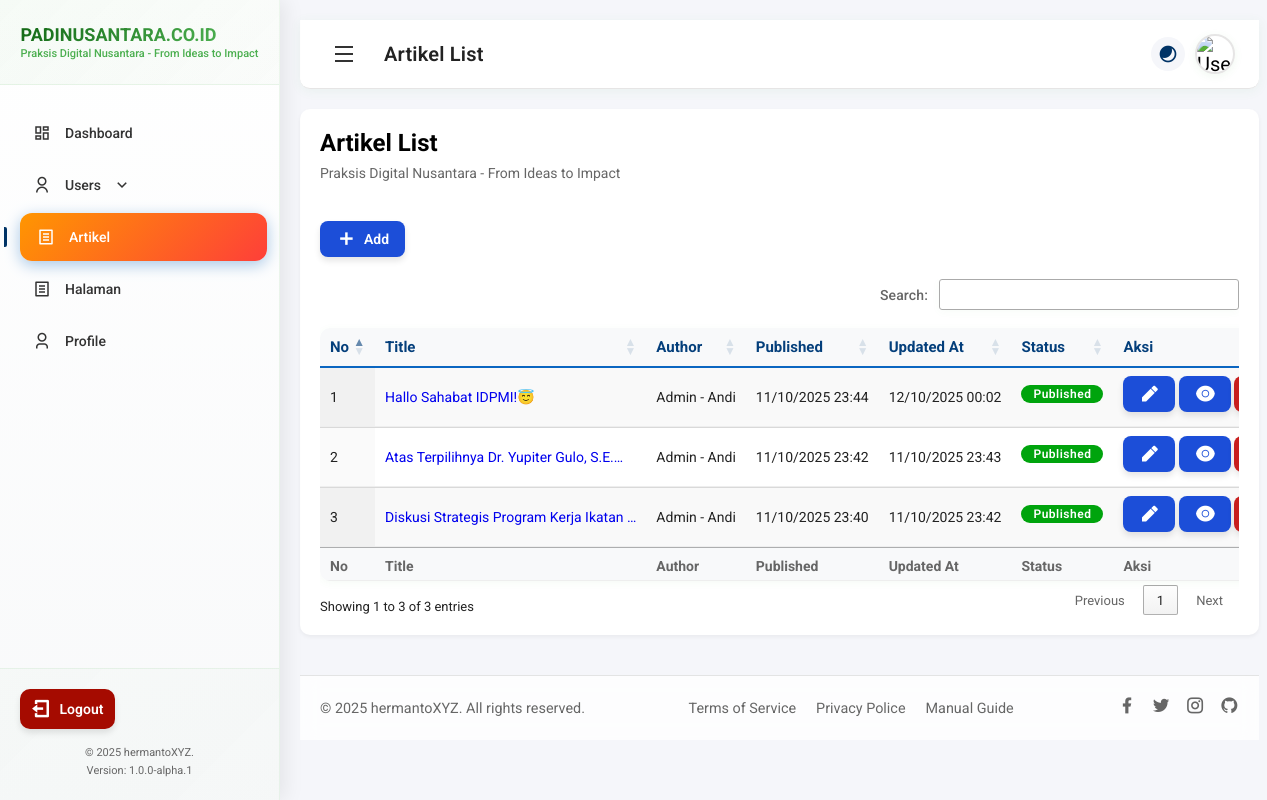
/dashboard/article/ (signed in), run on an earlier commit of the app's database.
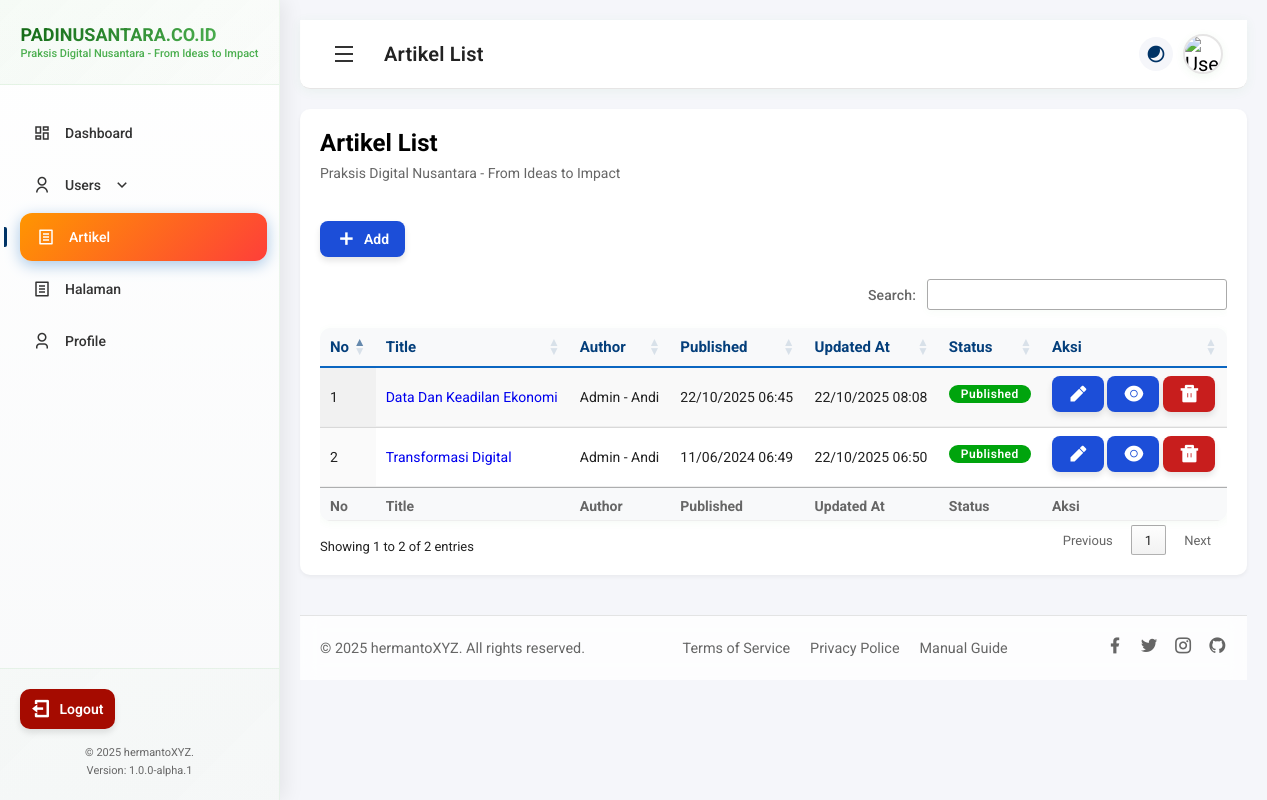
And on a later commit of the database.
### app/models.py (models this page shows, shortened)
class Article(models.Model):
    STATUS_CHOICES = (
        ('draft', 'Draft'),
        ('published', 'Published'),
        ('archived', 'Archived'),
    )
    id = models.UUIDField(primary_key=True, default=uuid.uuid4, editable=False)
    title = models.CharField(max_length=200)
    slug = models.SlugField(max_length=200, unique=True, blank=True)
    author = models.ForeignKey(User, on_delete=models.SET_NULL, null=True, related_name='articles')
    category = models.ForeignKey(Category, on_delete=models.SET_NULL, null=True, related_name='articles')
    content = models.TextField()
    status = models.CharField(max_length=10, choices=STATUS_CHOICES, default='draft')
    featured_image = models.ImageField(upload_to=rename_featured_image, blank=True, null=True)
    views_count = models.PositiveIntegerField(default=0)
    created_at = models.DateTimeField(default=timezone.now)
    updated_at = models.DateTimeField(auto_now=True)
    class Meta:
        ordering = ['-created_at']

### app/decorators_admin.py (the view)
    def wrapper(request, *args, **kwargs):
        useradmin = UserAdmin.objects.get(username=request.user)
        request.useradmin = useradmin
        return function(request, *args, **kwargs)

### app/context_processors.py (called while the page is built)
def web_name(request):
    return {
        'baseurl': 'http://127.0.0.1:8000/',
        'web_name': 'Praksis Digital Nusantara - From Ideas to Impact',
        'webname': 'PADINUSANTARA.CO.ID',
        'web_title': 'Praksis Digital Nusantara - Padinusantara.co.id',
        'address': 'Makassar',
        'telp': '0895 124 02404',
        'fax': '(0411) 889464',
        'website': 'http://padinusantara.co.id',
        'email': 'praksisdn@gmail.com',
        'instagram': '@padinusantara',
        'created_by': 'hermantoXYZ',
    }

def versioned_static(request):
    import time
    return {
        'STATIC_VERSION': int(time.time())
    }

### app/views_admin.py (called while the page is built)
@check_useradmin
@admin_required
def article_list(request):
    articles = Article.objects.all()
    context = {
        'articles': articles,
        'title': 'Artikel List',
        'heading': 'Artikel List',
    }
    return render(request, 'admin_managed/article_list.html', context)

### templates/admin_managed/article_list.html (shortened to what this page needs)
{% extends "admin_managed/base.html" %}
{% block content1 %}
<div class="dashboard-content">
	<div class="student-list-container">
		<div class="list-header">
			<div class="list-title">
				<h2>{{ heading }}</h2>
				<p>{{web_name}}</p>
			</div>
		</div>
		<div class="list-filters">
			<div class="table-actions">
				<div class="action-group">
					<a href="{% url 'app:article_create' %}">
						<button class="btn primary small">
							<i class="ri-add-line"></i>
							<span>Add</span>
						</button>
					</a>
				</div>
			</div>
		</div>
		<div class="student-table">
			<table id="layananTable" class="display" style="width:100%">
				<thead>
				<tr>
					<th style="white-space: nowrap;">No</th>
					<th>Title</th>
					<th>Author</th>
					<th>Published</th>
					<th>Updated At</th>
					<th>Status</th>
					<th>Aksi</th>
				</tr>
				</thead>
				<tfoot>
				<tr>
					<th>No</th>
					<th>Title</th>
					<th>Author</th>
					<th>Published</th>
					<th>Updated At</th>
					<th>Status</th>
					<th>Aksi</th>
				</tr>
				</tfoot>
				<tbody>
					{% for article in articles %}
					<tr>
						<td>{{ forloop.counter }}</td>
						<td><a href="{% url 'app:article_edit' article.id %}" target="_blank">{{ article.title|truncatechars:40 }}</a></td>
						<td>{{ article.author|default:"-" }}</td>
						<td>{{ article.created_at|date:"d/m/Y H:i" }}</td>
						<td>{{ article.updated_at|date:"d/m/Y H:i" }}</td>
						<td><span class="badge {% if article.status == 'published' %}grade-badge a{% else %}grade-badge b{% endif %}">{{ article.status }}</span></td>
						<td>
							{% if article.id %}
							<a href="{% url 'app:article_edit' article.id %}">
								<button class="btn primary small"><i class="ri-pencil-fill"></i></button>
							</a>
							<a href="{% url 'article_detail' article.slug %}">
								<button class="btn primary small"><i class="ri-eye-fill"></i></button>
							</a>
							<form method="POST" action="{% url 'app:article_delete' article.id %}" style="display: inline;">
								<button type="submit" class="btn danger small" onclick="return confirm('Apakah Anda yakin ingin menghapus artikel ini?')">
									<i class="ri-delete-bin-fill"></i>
								</button>
							</form>
							{% else %}
							<span style="color: red;">ID tidak valid</span>
							{% endif %}
						</td>
					</tr>
					{% empty %}
					<tr>
						<td colspan="6" style="text-align: center;">Tidak ada data article</td>
					</tr>
					{% endfor %}
				</tbody>
			</table>
		</div>
	</div>
</div>
{% endblock content1 %}

What changed in the data, as far as the page shows it:
removed Article: title "Hallo Sahabat IDPMI!😇", author "Admin - Andi", created_at "11/10/2025 23:44", updated_at "12/10/2025 00:02", status "Published"
removed Article: title "Atas Terpilihnya Dr. Yupiter Gulo, S.E.…", author "Admin - Andi", created_at "11/10/2025 23:42", updated_at "11/10/2025 23:43", status "Published"
removed Article: title "Diskusi Strategis Program Kerja Ikatan …", author "Admin - Andi", created_at "11/10/2025 23:40", updated_at "11/10/2025 23:42", status "Published"
added Article: title "Data Dan Keadilan Ekonomi", author "Admin - Andi", created_at "22/10/2025 06:45", updated_at "22/10/2025 08:08", status "Published"
added Article: title "Transformasi Digital", author "Admin - Andi", created_at "11/06/2024 06:49", updated_at "22/10/2025 06:50", status "Published"
Also different on the page:
text written by a page script: "Search: Showing 1 to 3 of 3 entries Previous 1 Next" → "Search: Showing 1 to 2 of 2 entries Previous 1 Next"
